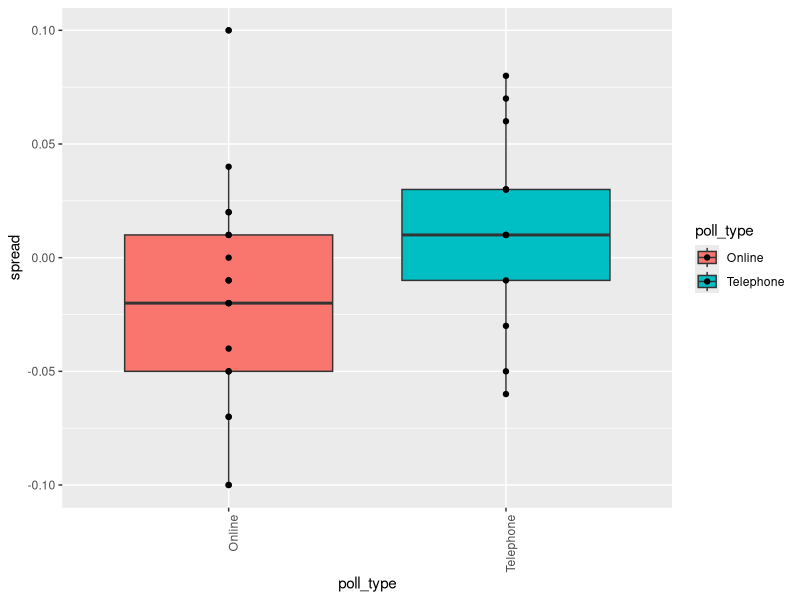
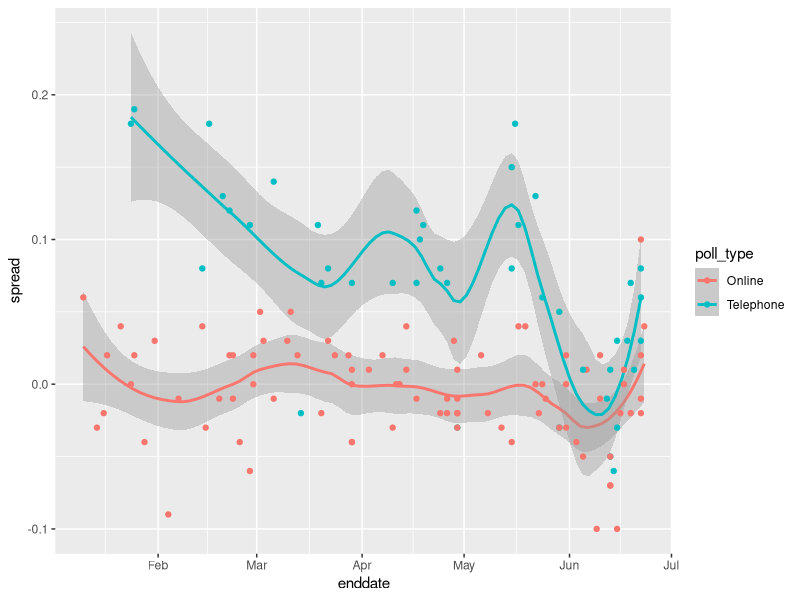
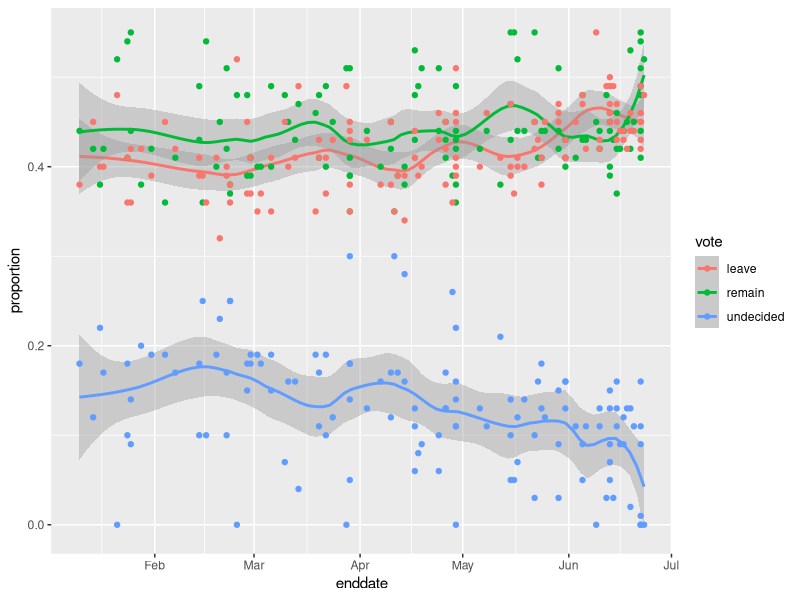

These figures' R source, in order:
## Brexit Poll Analysis: In this project, you will analyze real Brexit polling data to develop polling
## models to forecast Brexit results.

## 2023.04.17


## OVERVIEW

# In June 2016, the United Kingdom (UK) held a referendum to determine whether the country would 
# "Remain" in the European Union (EU) or "Leave" the EU. This referendum is commonly known as Brexit.
# Although the media and others interpreted poll results as forecasting "Remain" (p > 0.5), the actual 
# proportion that voted "Remain" was only 48.1% (p = 0.481) and the UK thus voted to leave the EU. 
# Pollsters in the UK were criticized for overestimating support for "Remain". 


################################
## BREXIT POLL ANALYSIS - PART 1
################################


## IMPORTANT DEFINITIONS

# Data Import
# Import the 'brexit_polls' polling data from the 'dslabs' package and set options for the analysis:

# suggested libraries and options
library(tidyverse)
options(digits = 3)

# load brexit_polls object
library(dslabs)
data(brexit_polls)


# Final Brexit parameters
# Define 'p = 0.481' as the actual percent voting "Remain" on the Brexit referendum and 'd = 2p - 1 = -0.038'
# as the actual spread of the Brexit referendum with "Remain" defined as the positive outcome:

p <- 0.481
d <- 2*p - 1


## Q1: 
## EXPECTED VALUE AND STANDARD ERROR OF A POLL.
# The final proportion of voters choosing "Remain" was "p = 0.481'. Consider a poll with a sample of
# 'N = 1500' voters.

N <- 1500

# A) What is the expected total number of voters in the sample choosing "Remain"?
# E[total number of voters]
# N/2 = 750 pers. <-> 0.5   prop.
#         x pers. <-> 0.481 prop.

# x = (0.481 * 750) / 0.5
# x = 722 pers.


# B) What is the standard error of the total number of voters in the sample choosing "Remain"?
# SE[total number of voters]
# 0.481  prop. <-> 722 pers.
# 0.0129 prop. <->  x  pers.

# x = (0.0129 * 722) / 0.481
# x = 19.4 pers.


# C) What is the expected value of 'X_hat', the proportion of "Remain" voters?
# E[X]
B <- 10000

X <- sample(c(1,0), N, replace = TRUE, prob = c(p, 1-p))
mean(X)
# [1] 0.451

prop_remain <- replicate(B, {
  X <- sample(c(1,0), N, replace = TRUE, prob = c(p, 1-p))
  mean(X)
})
mean(prop_remain)
# E[X] = [1] 0.481


# D) What is the standard error of 'X_hat', the proportion of "Remain" voters?
# SE[X]
se_x <- sqrt(p*(1-p)/N)
# [1] 0.0129


# E) What is the expected value of 'd', the spread between the proportion of "Remain" voters and 
#    "Leave" voters?
# E[d] = E[spread] = -0.038


# F) What is the standard error of 'd', the spread between the proportion of "Remain" voters and 
#    "Leave" voters?
# SE[d]
# Primero probe con: se_d <- 2*sqrt(abs(d)*(1-abs(d))/N) = 0.00987  (incorrecto)
# Segundo intento: sqrt(abs(d)*(1-abs(d))/N) = 0.00494 (incorrecto)
# Tercer internto: se_d <- 4*sqrt(abs(d)*(1-abs(d))/N)  # 0.0197 (incorrecto)

# Busque en los apuntes, y encontre que el "standard error of the spread" es:
# SE[d] = SE[spread] = 2*SE[X] = 2 * sqrt(p*(1-p)/N)
se_d <- 2*se_x
# [1] 0.0258



## Q2:
## ACTUAL BREXIT POLL ESTIMATES

# Load and inspect the 'brexit_polls' dataset from "dslabs", which contains actual polling data for 
# the 6 months before the Brexit vote. Raw proportions of voters preferring "Remain", "Leave", and 
# "Undecided" are available ('remain', 'leave', 'undecided') The 'spread' is also available (spread),
# which is the difference in the raw proportion of voters choosing "Remain" and the raw proportion 
# choosing "Leave".
head(brexit_polls)

# Calculate 'x_hat' for each poll, the estimate of the proportion of voters choosing "Remain" on the
# referendum day ('p = 0.481'), given the observed 'spread' and the relationship 'd_hat = 2*X_hat - 1'.
# Use 'mutate()' to add a variable 'x_hat' to the 'brexit_polls' object by filling in the skeleton 
# code below:

# El 'spread' en 'brexit_polls', es el 'd_hat' ya que es un estimado de la dispersion real, para cada
# encuesta realizada.
# Se usa la relacion 'd_hat = 2*X_hat - 1' para obtener el estimado ('X_hat') de la proporcion real 'p =0.481'.
# X_hat = (d_hat + 1) / 2
# d_hat == spread
brexit_polls <- brexit_polls %>%
                mutate(x_hat = (spread + 1) / 2)
  

# A) What is the average of the observed spreads ('spread')?
mean(brexit_polls$spread)
# [1] 0.0201

# B) What is the standard deviation of the observed spreads?
sd(brexit_polls$spread)
# [1] 0.0588

# C) What is the average of 'x_hat', the estimates of the parameter 'p'?
mean(brexit_polls$x_hat)
# [1] 0.51

# D) What is the standard deviation of 'x_hat'?
sd(brexit_polls$x_hat)
# [1] 0.0294



## Q3:
##  CONFIDENCE INTERVAL OF A BREXIT POLL

# Consider the first poll in 'brexit_polls', a YouGov poll run on the same day as the Brexit referendum:
brexit_polls[1,]
#    startdate    enddate   pollster poll_type samplesize remain leave undecided spread x_hat
#    2016-06-23 2016-06-23   YouGov    Online       4772   0.52  0.48         0   0.04  0.52

# Use 'qnorm()' to compute the 95% confidence interval for 'X_hat'.
ci <- brexit_polls[1,]$x_hat + c(-1,1)*qnorm(0.975)*sqrt(brexit_polls[1,]$x_hat*(1-brexit_polls[1,]$x_hat)/brexit_polls[1,]$samplesize)

# A) What is the lower bound of the 95% confidence interval?
ci[1]
# [1] 0.506

# B) What is the upper bound of the 95% confidence interval?
ci[2]
# [1] 0.534

# Does the 95% confidence interval predict a winner (does not cover 'p = 0.5')? 
# Does the 95% confidence interval cover the true value of 'p' observed during the referendum?

# a) The interval predicts a winner and covers the true value of 'p'.

# b) The interval predicts a winner but does not cover the true value of 'p'. (correcto)

# c) The interval does not predict a winner but does cover the true value of 'p'.

# d) The interval does not predict a winner and does not cover the true value of 'p'.



################################
## BREXIT POLL ANALYSIS - PART 2
################################


## Q4:
## CONFIDENCE INTERVALS FOR POLLS IN JUNE

# Create the data frame 'june_polls' containing only Brexit polls ending in June 2016 ('enddate' of
# "2016-06-01" and later). We will calculate confidence intervals for all polls and determine how 
# many cover the true value of 'd'.

# First, use 'mutate()' to calculate a plug-in estimate 'se_x_hat' for the standard error of the 
# estimate "SE_hat[X]" for each poll given its sample size and value of "X_hat" ('x_hat'). Second,
# use 'mutate()' to calculate an estimate for the standard error of the spread for each poll given
# the value of 'se_x_hat'. Then, use 'mutate()' to calculate upper and lower bounds for 95% confidence
# intervals of the spread. Last, add a column 'hit' that indicates whether the confidence interval 
# for each poll covers the correct spread 'd = -0.038'.
june_polls <- brexit_polls %>% 
              filter(enddate >= "2016-06-01") %>%
              mutate(se_x_hat = sqrt(x_hat*(1-x_hat)/samplesize), 
                     se_d_hat = 2*se_x_hat,
                     upper = spread + qnorm(0.975)*se_d_hat, lower = spread - qnorm(0.975)*se_d_hat,
                     hit = lower <= d & d <= upper)


# A) How many polls are in 'june_polls'?
# 32

# B) What proportion of polls have a confidence interval that covers the value 0?
prop_0 <- june_polls %>% mutate(hit = lower <= 0 & 0 <= upper) %>% select(hit)
mean(prop_0$hit)
# [1] 0.625

# C) What proportion of polls predict "Remain" (confidence interval entirely above 0)?
prop_over_0 <- june_polls %>% mutate(hit = lower > 0) %>% select(hit)
mean(prop_over_0$hit)
# [1] 0.125

# D) What proportion of polls have a confidence interval covering the true value of 'd'?
prop_d <- june_polls %>% mutate(hit = lower <= d & d <= upper) %>% select(hit)
mean(prop_d$hit)
# [1] 0.562



## Q5:
## HIT RATE BY POLLSTER

# Group and summarize the 'june_polls' object by pollster to find the proportion of hits for each 
# pollster and the number of polls per pollster. Use 'arrange()' to sort by hit rate.
june_polls %>% 
  group_by(pollster) %>% 
  summarize(proportion_hits = mean(hit), n = n()) %>% 
  arrange(desc(proportion_hits))


# Which of the following are TRUE?

# a) Unbiased polls and pollsters will theoretically cover the correct value of the spread 50% of 
#    the time.

# b) Only one pollster had a 100% success rate in generating confidence intervals that covered the 
#    correct value of the spread.

# c) The pollster with the highest number of polls covered the correct value of the spread in their
#    confidence interval over 60% of the time.

# d) All pollsters produced confidence intervals covering the correct spread in at least 1 of their
#    polls.

# e) The results are consistent with a large general bias that affects all pollsters. (correcto)

# A tibble: 12 x 3
# pollster           proportion_hits       n
# <fct>                        <dbl>     <int>
# 1 ICM                          1          3
# 2 Survation/IG Group           1          1
# 3 TNS                          1          2
# 4 Opinium                      0.667      3
# 5 ORB                          0.667      3
# 6 YouGov                       0.556      9
# 7 Ipsos MORI                   0.5        2
# 8 Survation                    0.5        2
# 9 ComRes                       0.333      3
# 10 BMG Research                0          2
# 11 ORB/Telegraph               0          1
# 12 Populus                     0          1



## Q6:
## BOXPLOT OF BREXIT POLLS BY POLL TYPE

# Make a boxplot of the spread in 'june_polls' by poll type.
june_polls %>%
  ggplot(aes(poll_type, spread, fill = poll_type)) +
  geom_boxplot() +
  geom_point() +
  theme(axis.text.x = element_text(angle = 90, hjust = 1))


# Which of the following are TRUE?

# a) Online polls tend to show support for "Remain" ('spread > 0'). 

# b) Telephone polls tend to show support "Remain" ('spread > 0'). (correcto)

# c) Telephone polls tend to show higher support for "Remain" than online polls (higher 'spread'). (correcto)

# d) Online polls have a larger interquartile range (IQR) for the spread than telephone polls, indicating that they are more variable. (correcto)

# e) Poll type introduces a bias that affects poll results. (correcto)



## Q7:
## COMBINED SPREAD ACROSS POLL TYPE

# Calculate the confidence intervals of the spread combined across all polls in 'june_polls', grouping
# by poll type. Recall that to determine the standard error of the spread, you will need to double the
# standard error of the estimate.

# Use this code (which determines the total sample size per poll type, gives each spread estimate a 
# weight based on the poll's sample size, and adds an estimate of 'p' from the combined spread) to begin
# your analysis:

combined_by_type <- june_polls %>%
                    group_by(poll_type) %>%
                    summarize(N = sum(samplesize),
                              spread = sum(spread*samplesize)/N, 
                              p_hat = (spread + 1)/2)


# 95% Confidence interval of the SPREAD ('d') for ONLINE voters
ci <- c(combined_by_type[1,]$spread + c(-1,1)*qnorm(0.975)*2*sqrt(combined_by_type[1,]$p_hat*(1-combined_by_type[1,]$p_hat)/combined_by_type[1,]$N))
# [1] -0.01648  0.00165

# 95% Confidence interval of the SPREAD ('d') for TELEPHONE voters
ci <- c(combined_by_type[2,]$spread + c(-1,1)*qnorm(0.975)*2*sqrt(combined_by_type[2,]$p_hat*(1-combined_by_type[2,]$p_hat)/combined_by_type[2,]$N))
# [1] -0.00414  0.02961


# A) What is the lower bound of the 95% confidence interval for online voters?
# [1] -0.01648

# B) What is the upper bound of the 95% confidence interval for online voters?
# [1] 0.00165



## Q8:
## INTERPRETING COMBINED SPREAD ESTIMATES ACROSS POLL TYPE

# Interpret the confidence intervals for the combined spreads for each poll type calculated in the
# previous problem.

# Which of the following are TRUE about the confidence intervals of the combined spreads for different
# poll types?

# a) Neither set of combined polls makes a prediction about the outcome of the Brexit referendum (a 
#    prediction is possible if a confidence interval does not cover 0). (correcto)

# b) The confidence interval for online polls is larger than the confidence interval for telephone 
#    polls.

# c) The confidence interval for telephone polls is covers more positive values than the confidence
#    interval for online polls. (correcto)

# d) The confidence intervals for different poll types do not overlap.

# e) either confidence interval covers the true value of 'd = -0.038'. (correcto)



################################
## BREXIT POLL ANALYSIS - PART 3
################################


## Q9:
## CHI-SQUARED P-VALUE

# Define 'brexit_hit', with the following code, which computes the confidence intervals for all Brexit
# polls in 2016 and then calculates whether the confidence interval covers the actual value of the 
# spread 'D = -0.038':

brexit_hit <- brexit_polls %>%
              mutate(p_hat = (spread + 1)/2,
                     se_spread = 2*sqrt(p_hat*(1-p_hat)/samplesize),
                     spread_lower = spread - qnorm(0.975)*se_spread,
                     spread_upper = spread + qnorm(0.975)*se_spread,
                     hit = spread_lower < -0.038 & -0.038 < spread_upper) %>%
              select(poll_type, hit)


# Use 'brexit_hit' to make a two-by-two table of poll type and hit status. Then use the 'chisq.test()'
# function to perform a chi-squared test to determine whether the difference in hit rate is significant.
brexit_table <- t(table(brexit_hit$poll_type, brexit_hit$hit))
brexit_table
#         Online Telephone
# FALSE     37        32
# TRUE      48        10

# Otra forma:
# two_by_two <- tibble(awarded = c("no", "yes"),
#                      men = c(totals$no_men, totals$yes_men),
#                      women = c(totals$no_women, totals$yes_women))
# two_by_two


# What is the p-value of the chi-squared test comparing the hit rate of online and telephone polls?
# chi-squared test
chisq.test(brexit_table)

#	Pearson's Chi-squared test with Yates' continuity correction

# data:  brexit_table
# X-squared = 11, df = 1, p-value = 0.001

# p-value = 0.001

## *** Empezar el calculo de lo que falta.

# Determine which poll type has a higher probability of producing a confidence interval that covers 
# the correct value of the spread. Also determine whether this difference is statistically significant
# at a p-value cutoff of 0.05. Which of the following is true?
  
# a) Online polls are more likely to cover the correct value of the spread and this difference is 
#    statistically significant. (correcto)

# b) Online polls are more likely to cover the correct value of the spread, but this difference is
#    not statistically significant.

# c) Telephone polls are more likely to cover the correct value of the spread and this difference is
#    statistically significant.

# d) Telephone polls are more likely to cover the correct value of the spread, but this difference 
#    is not statistically significant.  

  
  
## Q10:
## ODDS RATIO OF ONLINE AND TELEPHONE POLL HIT RATE
  
# Use the two-by-two table constructed in the previous exercise to calculate the odds ratio between
# the hit rate of online and telephone polls to determine the magnitude of the difference in performance
# between the poll types.

# A) Calculate the odds that an online poll generates a confidence interval that covers the actual 
#    value of the spread.

# [1] 1.3


# B) Calculate the odds that a telephone poll generates a confidence interval that covers the actual
#    value of the spread.

# [1] 0.312


# C) Calculate the odds ratio to determine how many times larger the odds are for online polls to hit
#    versus telephone polls.

# [1] 4.15



## Q11:
## PLOTTING SPREAD OVER TIME.

# Use 'brexit_polls' to make a plot of the spread ('spread') over time ('enddate') colored by poll 
# type ('poll_type'). Use 'geom_smooth()' with 'method = "loess"' to plot smooth curves with a 'span'
# of 0.4. Include the individual data points colored by poll type. Add a horizontal line indicating
# the final value of 'd = -0038'.
brexit_polls %>%
  ggplot(aes(enddate, spread, color = poll_type)) +
  geom_smooth(method = "loess", span = 0.4) +
  geom_point()

# *** Corregir, y anadir la linea negra que define a 'd'.

# Which of the following plots is correct?



## Q3:
## PLOTTING RAW PERCENTAGES OVER TIME.

# Use the following code to create the object 'brexit_long', which has a column 'vote' containing the
# three possible votes on a Brexit poll ("remain", "leave", "undecided") and a column 'proportion' 
# containing the raw proportion choosing that vote option on the given poll:

brexit_long <- brexit_polls %>%
               gather(vote, proportion, "remain":"undecided") %>%
               mutate(vote = factor(vote))

# Make a graph of proportion over time colored by vote. Add a smooth trendline with 'geom_smooth()' and 'method = "loess"' with a 'span' of 0.3.
brexit_long %>% 
  ggplot(aes(enddate, proportion, color = vote)) +
  geom_smooth(method = "loess", span = 0.3) +
  geom_point()


# Which of the following are TRUE?

# a) The percentage of undecided voters declines over time but is still around 10% throughout June. (correcto)

# b) Over most of the date range, the confidence bands for "Leave" and "Remain" overlap. (correcto)

# c) Over most of the date range, the confidence bands for "Leave" and "Remain" are below 50%. (correcto)

# d) In the first half of June, "Leave" was polling higher than "Remain", although this difference 
#    was within the confidence intervals. (correcto)

# e) At the time of the election in late June, the percentage voting "Leave" is trending upwards.


















  
